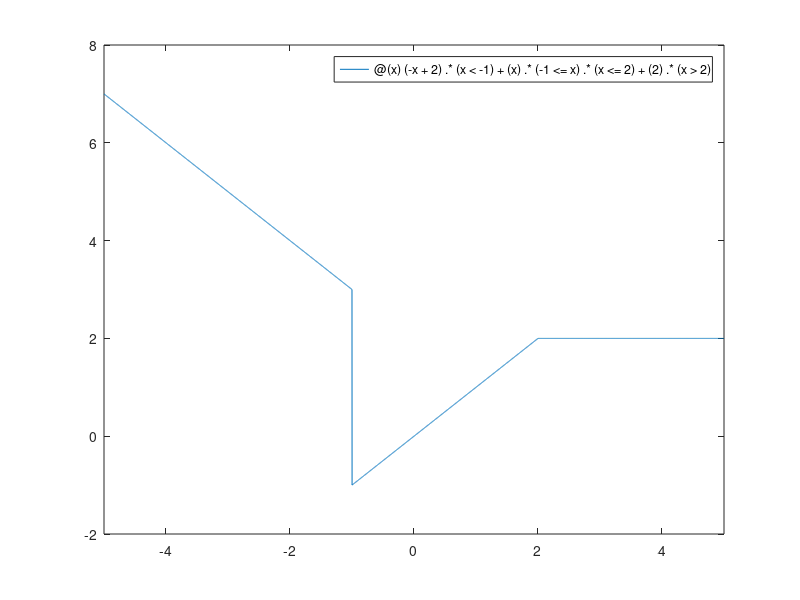

Write MATLAB code to recreate this figure.
% Author               Adriana trejo patricio 
% Date                  202123172
% Version                1
% Usage 15                :octave> /path/inecuaciones     
% Notes                    :Requiere aplicacion octave , usar su linea de comandos
%                     : https://octaveintro.readthedocs.io/en/latest/index.html
% limpiar variables
clear
%la funcion f, con dominio en todo r 
%calcula f(-1),f(5)y f(6)
f=@(x)(-x+2).* (x<-1)+(x).*(-1<=x).*(x<=2)+(2).*(x>2);
f=(-1)
f=(5)
f=(6)
%estudia la continuidad de f
f=(3)
f=(5)
fplot(@(x)(-x+2).* (x<-1)+(x).*(-1<=x).*(x<=2)+(2).*(x>2),[-5,5])
